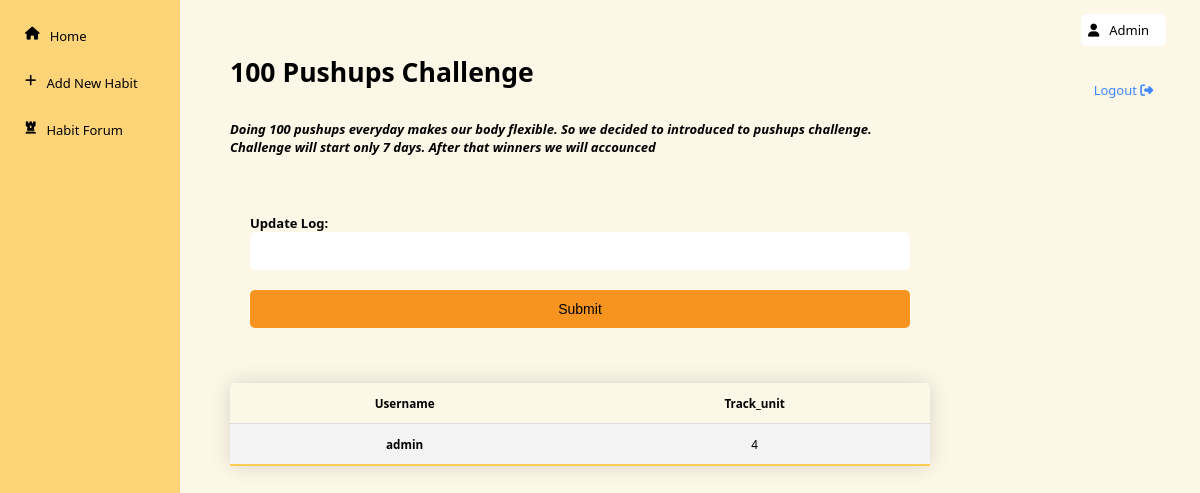
Page /forum/forum_info/6/ (signed in) on the committed database.
### forum_app/models.py (models this page shows, shortened)
class ForumGroups(models.Model):
    name = models.CharField(max_length=70)
    desc = models.TextField()
    image_url = models.TextField()
    delete_time = models.DateField(default=timezone.now)

class ForumAddLog(models.Model):
    user = models.ForeignKey(User,on_delete=models.CASCADE)
    group_name = models.ForeignKey(ForumGroups,on_delete=models.CASCADE)
    date = models.DateField(default=timezone.now)
    track_unit = models.IntegerField()

### forum_app/views.py (the view)
# urls.py: path('forum_info/<int:id>/',views.forumGroupInfo,name='group_info'),
def forumGroupInfo(request,id):
    global hide
    coins = Profile.objects.get(user=request.user)
    grp = ForumGroups.objects.get(pk=id)
    grps=  grp.id
    user = Profile.objects.get(user=request.user)
    group_log = ForumAddLog.objects.filter(group_name=grp.id).order_by('-track_unit') # type: ignore
    add_logs = ForumAddLog.objects.filter(group_name=grp.id,user=request.user) # type: ignore
    adder = ''
    for add in add_logs:
        adder = add
    hide = True
    hello = ForumAddLog.objects.filter(user=request.user,group_name=grp.id ).exists()
    if not ForumAddLog.objects.filter(user=request.user,group_name=grp.id ).exists(): # type: ignore
        hide = False
        if request.method == 'POST':
            fm  = ForumAddLogForm(request.POST,initial={'user':user,'group_name':grp})
            if fm.is_valid():
                    print('creating new')
                    creating_new_log = ForumAddLog.objects.create(
                            user=request.user,
                        group_name = grp,
                        track_unit = fm.cleaned_data['track_unit']
                    )
                    creating_new_log.save()
                    return redirect(reverse('group_info',kwargs={'id':grps}))
    else:
        hide = True
    fm = ForumAddLogForm(initial={'user':user,'group_name':grp})
    context = {'grp':grp,'fm':fm,'group_log':group_log,'hide':hide,'adder':adder,'coins':coins}
    return render(request,'forum_app/forum_grp_info.html',context)

### forum_app/forms.py
class ForumAddLogForm(forms.ModelForm):
    class Meta:
        model = ForumAddLog
        fields = ['track_unit']

### forum_app/templates/forum_app/forum_grp_info.html (shortened to what this page needs)
{% extends 'home_app/base.html' %}
{% load static %}
{% block header %} {{grp.name}} {% endblock %}
    {% block style %}
    <link rel="stylesheet" href="{% static 'home_app/css/table_design.css' %}" />
    <link rel="stylesheet" href="{% static 'forum_app/css/popup.css' %}">
     {{block.super}}
    {% endblock %}
{% block new %}
    <div>
        <p class="desc">{{grp.desc}}</p>
        <br>
{% if hide == True %}
<form action="{% url 'update_forum_log' adder.id %}" method="post" style="padding:20px">
    <b>Update Log:</b>
    <br>
    <div class="txt_field">
    {{fm.track_unit}}
        </div>
    <input type="submit" value="submit" class="form_sighup_btn">
</form>
{% endif %}
<table  class="content-table" id="myTable">
    <tr>
        <th>Username</th>
        <th>Track_unit</th>
    </tr>
    {% for grp in group_log %}
    <tr>
        <td><b>{{grp.user}}</b></td>
        <td>{{grp.track_unit}}</td>
    </tr>
    {% endfor %}
</table>
</div>
{% endblock %}

### home_app/templates/home_app/base.html (shortened to what this page needs)
<!DOCTYPE html>
{% load static %}
<html lang="en">
  <head>
    {% block style %}
    <link
      rel="stylesheet"
      href="https://cdnjs.cloudflare.com/ajax/libs/font-awesome/6.3.0/css/all.min.css"
    />
    <link rel="stylesheet" href="{% static 'home_app/css/style.css' %}" />
    {% endblock %}
  </head>
  <body>
    <div class="container">
      <nav class="sidebar">
        <ul class="sidebar-can">
          <li>
            {% block home %}
            <a class="sidebar-item home" href="{% url 'home' %}"
              ><i class="fa-solid fa-house"></i>home</a
            >
            {% endblock %}
          </li>
          <li>
            {% block second %}
            <a class="sidebar-item explore" href="{% url 'addhabit' %}"
              ><i class="fa-solid fa-plus"></i>Add New Habit</a
            >{% endblock %}
          </li>
          <li>
            {% block forum %}
            <a class="sidebar-item web usage" href="{% url 'forum_home' %}"
              ><i class="fa-solid fa-chess-rook"></i>Habit Forum</a
            >
            {% endblock %}
          </li>
        </ul>
      </nav>
      <div class="habit-section">
        <div class="my-habits">
          <h5 >{% block header %} My Habits {% endblock %}</h5>
        </div>
        <div class="name-area">
          <div class="user-name">
            <i class="fa-solid fa-user"></i>
            <p>{{request.user|title}}</p>
          </div>
           <a class="manage-habit" href="{% url 'logout' %}">Logout <i class="fa-solid fa-right-from-bracket"></i></a>
        </div>
        <section class="habit-list">
          {% block new %}
         {% endblock %}
          </section>
      </div>
    </div>
  </body>
</html>

### home_app/static/home_app/css/table_design.css (style rules this page uses)
.content-table { border-collapse: collapse; margin: 25px 0; font-size: 0.9em; min-width: 700px; border-radius: 5px 5px 0 0; overflow: hidden; box-shadow: 0 0 20px rgba(0, 0, 0, 0.15); }
.content-table th, .content-table td { padding: 12px 15px; }
.content-table tbody tr { border-bottom: 1px solid #dddddd; }
.content-table tbody tr:nth-of-type(even) { background-color: #f3f3f3; }
.content-table tbody tr:last-of-type { border-bottom: 2px solid #ffcc54; }

### home_app/static/home_app/css/style.css (style rules this page uses)
* { margin: 0; padding: 0; box-sizing: border-box; }
a { outline: none; }
body { font-size: 62.5%; font-family: system-ui, -apple-system, BlinkMacSystemFont, 'Segoe UI', Roboto, Oxygen, Ubuntu, Cantarell, 'Open Sans', 'Helvetica Neue', sans-serif; }
.container { display: grid; grid-template-columns: 15vw 85vw; grid-template-rows: 100vh; font-size: 13px; }
.sidebar { background-color: #fdd478; }
.sidebar-can { padding: 10px; text-align: center; }
.sidebar-item { border-radius: 5px; display: inline-block; width: 100%; padding: 12px 15px; text-decoration: none; margin: 5px 0; text-transform: capitalize; font-weight: 500; color: #000; display: flex; gap: 10px; }
a:is(:link, :active, :visited).active { color: #000; background-color: #fcf7e7; }
.habit-list { display: grid; grid-template-columns: repeat(4,1fr); grid-template-rows:repeat(2,1fr); gap: 45px; align-items: center; justify-items: center; padding:0 150px 200px 50px; }
.my-habits { align-self: self-end; padding: 0 0 30px 50px; font-size: 32px; font-weight: lighter; text-transform: capitalize; }
.name-area { display:grid ; grid-template-columns: 1fr; grid-template-rows: 1fr 1fr; justify-items: center; align-items: center; font-size: 13px; }
.user-name { display: flex; gap:10px ; background-color: #fff; align-items: center; padding: 7px; border-radius: 5px; }
.manage-habit { font-size: 13px; font-weight: 500; text-decoration: none; text-transform: capitalize; color: #3c87ff; }
.habit-section { background-color: #fcf7e7; display: grid; grid-template-columns: 85% 15%; grid-template-rows: 15% 85%; }

### forum_app/templates/forum_app/forum_grp_info.html (style rules this page uses)
form .txt_field { position: relative; margin-bottom: 20px; }
.txt_field input { width: 100%; height: 38px; font-size: 14px; border: 0; outline: 0; background:#fff; border-radius:5px; padding: 0 5px; }
.form_sighup_btn { width: 100%; height: 38px; font-size: 14px; border: 0; outline: 0; padding: 0 5px; background-color: #F6941F; text-transform: capitalize; border-radius: 5px; margin-bottom: 10px; }
th,td { text-align: center; padding: 20px; }
.desc { font-style: italic; font-weight: bold; margin-bottom: 20px; }

### rows in the picture
ForumGroups: name "100 Pushups Challenge", desc "Doing 100 pushups everyday makes our body flexible. So we decided to introduced to pushups challenge. Challenge will start only 7 days. After that winners we will accounced"
ForumAddLog: user "admin", track_unit "4"

### other values in the picture
{{ request.user|title }} "Admin"
